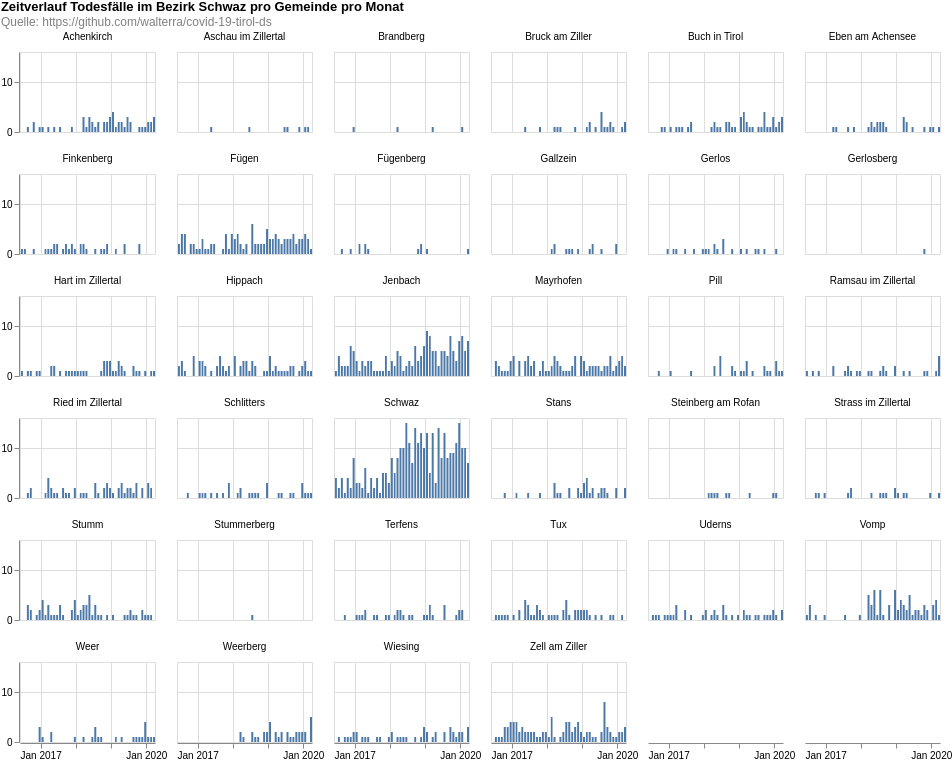

Write the Vega-Lite specification saved for this chart.
### Vega-Lite specification from a JSON file in a GitHub repository (floating-point values rounded to 4 significant figures; data arrays with more than 128 entries replaced by an {"elided": "..."} marker saying what was removed)
{"config": {"view": {"continuousWidth": 400, "continuousHeight": 300}}, "data": {"name": "data-e3b3b3d910aee1faa24b49d8018eb654"}, "facet": {"type": "nominal", "field": "municipaly", "title": null}, "spec": {"mark": "bar", "encoding": {"tooltip": [{"type": "temporal", "field": "date", "timeUnit": "yearmonth"}, {"type": "quantitative", "aggregate": "sum", "field": "count"}], "x": {"type": "temporal", "field": "date", "timeUnit": "yearmonth", "title": null}, "y": {"type": "quantitative", "aggregate": "sum", "field": "count", "title": null}}, "height": 80, "width": 135}, "columns": 6, "padding": 0, "title": {"text": ["Zeitverlauf Todesfälle im Bezirk Schwaz pro Gemeinde pro Monat"], "subtitle": ["Quelle: https://github.com/walterra/covid-19-tirol-ds"], "color": "black", "subtitleColor": "gray"}, "$schema": "https://vega.github.io/schema/vega-lite/v4.0.2.json", "datasets": {"data-e3b3b3d910aee1faa24b49d8018eb654": {"elided": "1647 records"}}}
